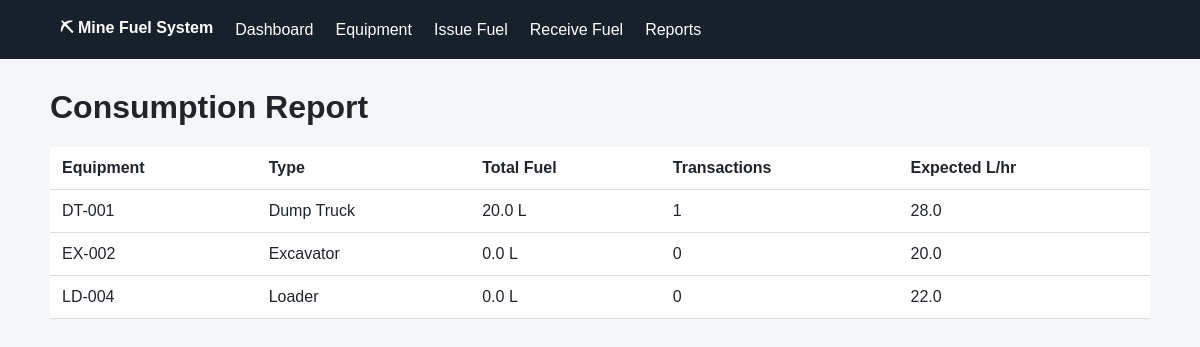
Page /reports on the committed database.
### tables this page shows
CREATE TABLE equipment (
        id INTEGER PRIMARY KEY AUTOINCREMENT,
        code TEXT UNIQUE NOT NULL,
        type TEXT NOT NULL,
        fuel_type TEXT NOT NULL,
        expected_lph REAL DEFAULT 0
    );

### app.py (the view)
@app.route("/reports")
def reports():
    conn = db()
    rows = conn.execute("""
        SELECT e.code, e.type, e.expected_lph,
               COALESCE(SUM(f.litres),0) AS litres,
               COUNT(f.id) AS transactions
        FROM equipment e LEFT JOIN fuel_issues f ON e.id=f.equipment_id
        GROUP BY e.id ORDER BY litres DESC
    """).fetchall()
    conn.close()
    return render_template("reports.html", rows=rows)

### app.py (called while the page is built)
def db():
    conn = sqlite3.connect(DB)
    conn.row_factory = sqlite3.Row
    return conn

### templates/reports.html
{% extends "base.html" %}{% block content %}
<h1>Consumption Report</h1>
<table><tr><th>Equipment</th><th>Type</th><th>Total Fuel</th><th>Transactions</th><th>Expected L/hr</th></tr>
{% for r in rows %}<tr><td>{{r.code}}</td><td>{{r.type}}</td><td>{{"%.1f"|format(r.litres)}} L</td><td>{{r.transactions}}</td><td>{{r.expected_lph}}</td></tr>{% endfor %}
</table>{% endblock %}

### static/style.css (style rules this page uses)
body { font-family:Arial,sans-serif;margin:0;background:#f4f6f8;color:#20252b }
table { width:100%;border-collapse:collapse;background:white;margin-top:15px }
th,td { padding:12px;border-bottom:1px solid #ddd;text-align:left }

### rows in the picture
equipment: code "DT-001", type "Dump Truck", litres "20.0", transactions "1", expected_lph "28.0"
equipment: code "EX-002", type "Excavator", litres "0.0", transactions "0", expected_lph "20.0"
equipment: code "LD-004", type "Loader", litres "0.0", transactions "0", expected_lph "22.0"
